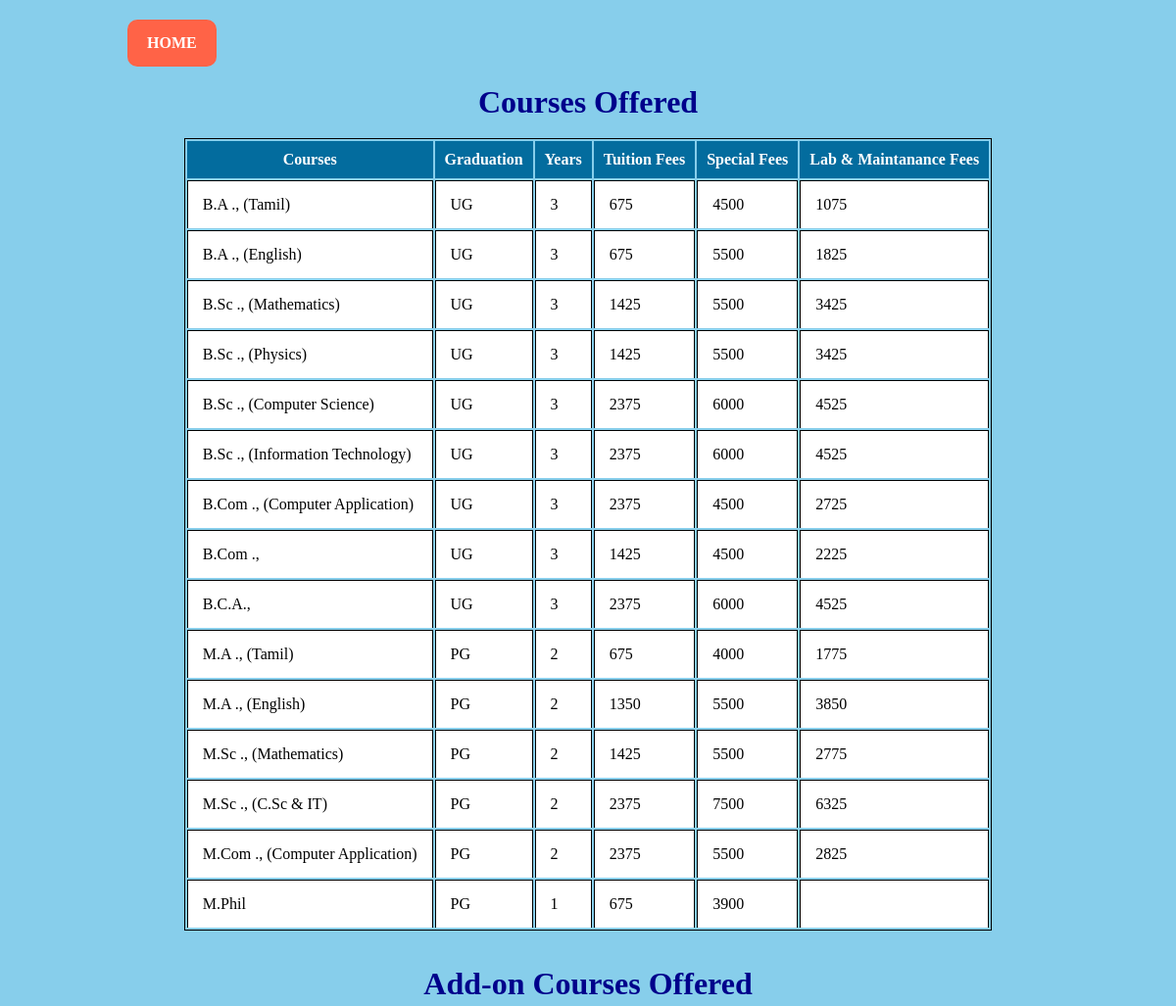
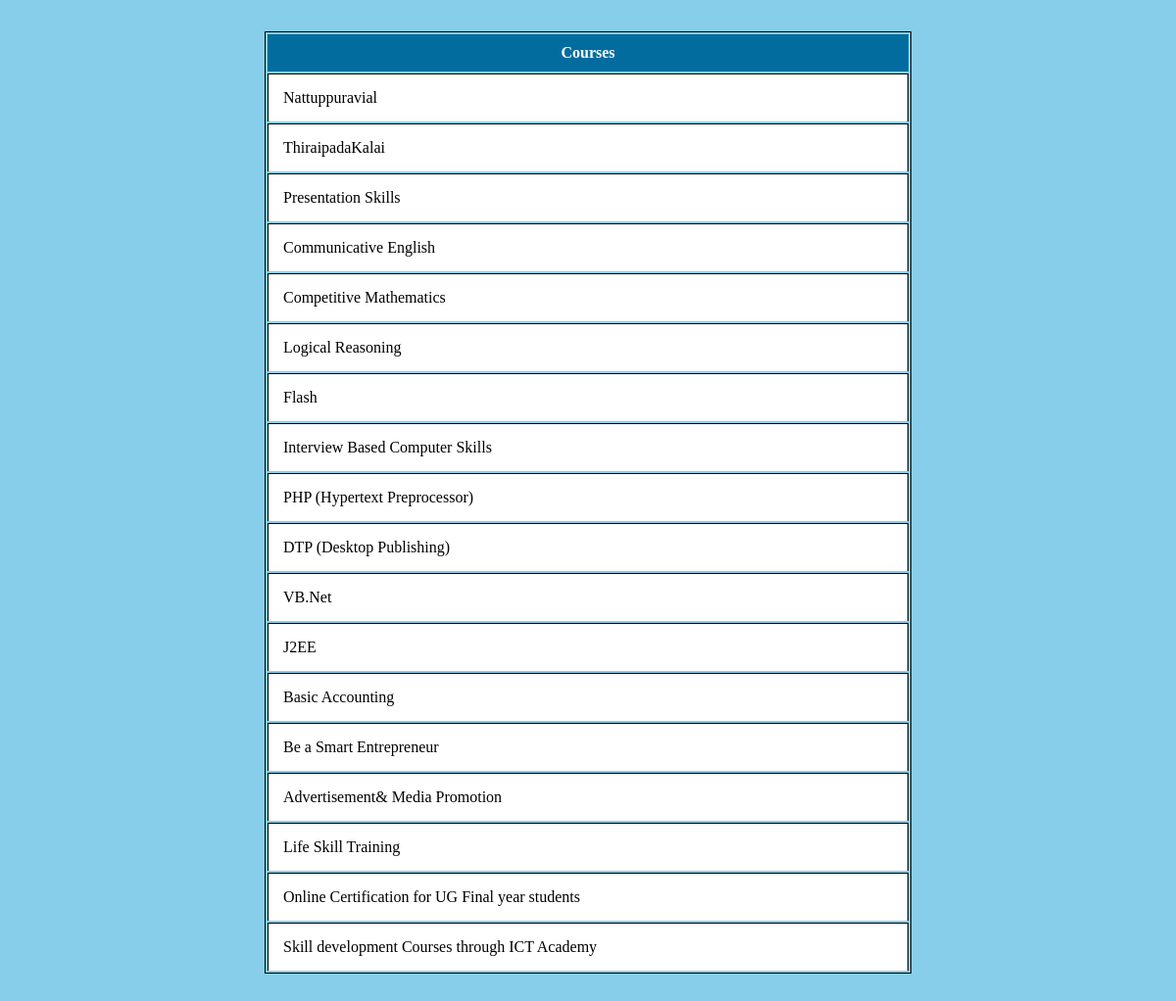
/courses.php, run on the app's committed database (2 pictures, top to bottom).
### tables this page shows
CREATE TABLE `courses` (
  `id` int(11) NOT NULL,
  `c_name` varchar(100) NOT NULL,
  `graduate_type` varchar(50) NOT NULL,
  `c_type` varchar(100) NOT NULL,
  `c_years` varchar(50) NOT NULL,
  `tuition_fees` varchar(50) NOT NULL,
  `special_fees` varchar(50) NOT NULL,
  `lab_fees` varchar(50) NOT NULL
);

### courses.php (the view, shortened to what this page needs)
<?php
include 'connect.php';
?>
<!DOCTYPE html>
<html>
<head>
</head>
<body>
	<a href="index.php" class="button1">HOME</a>
	<center>
		<div class="content">
			<table class="table1">
				<caption>
				<b><h1 style="color:darkblue;">Courses Offered</h1></b><br>
				</caption>
			<br><br>
			<thead>
				<tr>
					<th>Courses</th>
					<th>Graduation</th>
					<th>Years</th>
					<th>Tuition Fees</th>
					<th>Special Fees</th>
					<th>Lab & Maintanance Fees</th>
				</tr>
			</thead>
			<tbody>
				<?php
					$sql="select * from courses where c_type='cos' and graduate_type='UG'";
					$result=mysqli_query($con,$sql);
					if($result){
						while($row=mysqli_fetch_assoc($result)){
							$c_name=$row['c_name'];
							$graduate_type=$row['graduate_type'];
							$c_years=$row['c_years'];
							$tuition_fees=$row['tuition_fees'];
							$special_fees=$row['special_fees'];
							$lab_fees=$row['lab_fees'];
							echo '
							<tr>
								<td>'.$c_name.'</td>
								<td>'.$graduate_type.'</td>
								<td>'.$c_years.'</td>
								<td>'.$tuition_fees.'</td>
								<td>'.$special_fees.'</td>
								<td>'.$lab_fees.'</td>
							</tr>';
						}
					}
					$sql="select * from courses where c_type='cos' and graduate_type='PG'";
					$result=mysqli_query($con,$sql);
					if($result){
						while($row=mysqli_fetch_assoc($result)){
							$c_name=$row['c_name'];
							$graduate_type=$row['graduate_type'];
							$c_years=$row['c_years'];
							$tuition_fees=$row['tuition_fees'];
							$special_fees=$row['special_fees'];
							$lab_fees=$row['lab_fees'];
							echo '
							<tr>
								<td>'.$c_name.'</td>
								<td>'.$graduate_type.'</td>
								<td>'.$c_years.'</td>
								<td>'.$tuition_fees.'</td>
								<td>'.$special_fees.'</td>
								<td>'.$lab_fees.'</td>
							</tr>';
						}
					}
				?>
			</tbody>
		</table>
					<table id="table2">
				<caption>
				<b><h1 style="color:darkblue;"> Add-on Courses Offered</h1></b><br><br>
				</caption>
			<br><br>
			<thead>
				<tr>
					<th>Courses</th>
				</tr>
			</thead>
			<tbody>
				<?php
					$sql="select * from courses where c_type='add-on'";
					$result=mysqli_query($con,$sql);
					if($result){
						while($row=mysqli_fetch_assoc($result)){
							$c_name=$row['c_name'];
							echo '
							<tr>
								<td>'.$c_name.'</td>
							</tr>';
						}
					}
				?>
			</tbody>
		</table>
		</div>
		</center>
</body>
</html>

### courses.php (style rules this page uses)
* { padding: 0; margin: 0; margin-bottom: 0; margin-left: 0; margin-right: 0; margin-top: 0; padding-bottom: 0; padding-left: 0; padding-right: 0; padding-top: 0; }
body { background-size: cover; box-sizing: border-box; background-color: skyblue; font-family: serif,sans-serif; }
.table1 { border: 1px solid black; padding: 0px; }
#table2 { border: 1px solid black; padding: 0px; width: 60%; }
th { padding: 10px; color: white; background-color: #036c9e; }
td { padding: 15px; background-color: white; border-top: 1px solid black; border-left: 1px solid black; border-right: 1px solid black; }
.content { padding: 50px; }
.button1 { background-color: tomato; color: white; padding: 15px 20px; margin: 80px; position: absolute; text-decoration: none; border-radius: 10px; font-weight: bold; top: -60px; left: 50px; }

### data on the page
courses: c_name "B.A ., (Tamil)", graduate_type "UG", c_years "3", tuition_fees "675", special_fees "4500", lab_fees "1075"
courses: c_name "B.A ., (English)", graduate_type "UG", c_years "3", tuition_fees "675", special_fees "5500", lab_fees "1825"
courses: c_name "B.Sc ., (Mathematics)", graduate_type "UG", c_years "3", tuition_fees "1425", special_fees "5500", lab_fees "3425"
courses: c_name "B.Sc ., (Physics)", graduate_type "UG", c_years "3", tuition_fees "1425", special_fees "5500", lab_fees "3425"
courses: c_name "B.Sc ., (Computer Science)", graduate_type "UG", c_years "3", tuition_fees "2375", special_fees "6000", lab_fees "4525"
courses: c_name "B.Sc ., (Information Technology)", graduate_type "UG", c_years "3", tuition_fees "2375", special_fees "6000", lab_fees "4525"
courses: c_name "B.Com ., (Computer Application)", graduate_type "UG", c_years "3", tuition_fees "2375", special_fees "4500", lab_fees "2725"
courses: c_name "B.Com .,", graduate_type "UG", c_years "3", tuition_fees "1425", special_fees "4500", lab_fees "2225"
courses: c_name "B.C.A.,", graduate_type "UG", c_years "3", tuition_fees "2375", special_fees "6000", lab_fees "4525"
courses: c_name "M.A ., (Tamil)", graduate_type "PG", c_years "2", tuition_fees "675", special_fees "4000", lab_fees "1775"
courses: c_name "M.A ., (English)", graduate_type "PG", c_years "2", tuition_fees "1350", special_fees "5500", lab_fees "3850"
courses: c_name "M.Sc ., (Mathematics)", graduate_type "PG", c_years "2", tuition_fees "1425", special_fees "5500", lab_fees "2775"
courses: c_name "M.Sc ., (C.Sc & IT)", graduate_type "PG", c_years "2", tuition_fees "2375", special_fees "7500", lab_fees "6325"
courses: c_name "M.Com ., (Computer Application)", graduate_type "PG", c_years "2", tuition_fees "2375", special_fees "5500", lab_fees "2825"
courses: c_name "M.Phil", graduate_type "PG", c_years "1", tuition_fees "675", special_fees "3900"
courses: c_name "Nattuppuravial"
courses: c_name "ThiraipadaKalai"
courses: c_name "Presentation Skills"
courses: c_name "Communicative English"
courses: c_name "Competitive Mathematics"
courses: c_name "Logical Reasoning"
courses: c_name "Flash"
courses: c_name "Interview Based Computer Skills"
courses: c_name "PHP (Hypertext Preprocessor)"
courses: c_name "DTP (Desktop Publishing)"
courses: c_name "VB.Net"
courses: c_name "J2EE"
courses: c_name "Basic Accounting"
courses: c_name "Be a Smart Entrepreneur"
courses: c_name "Advertisement& Media Promotion"
courses: c_name "Life Skill Training"
courses: c_name "Online Certification for UG Final year students"
courses: c_name "Skill development Courses through ICT Academy"
